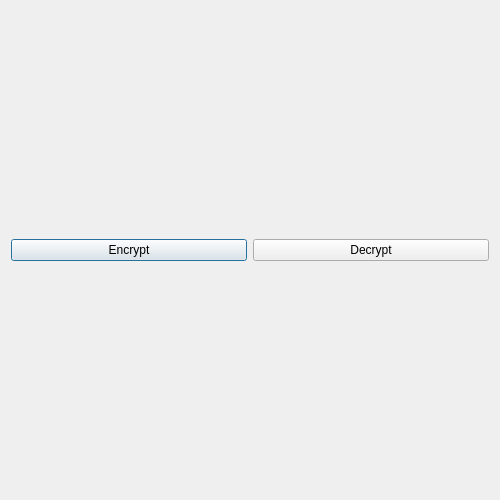
<?xml version="1.0" encoding="UTF-8"?>
<ui version="4.0">
 <class>SymEncWindow</class>
 <widget class="QDialog" name="SymEncWindow">
  <property name="geometry">
   <rect>
    <x>0</x>
    <y>0</y>
    <width>500</width>
    <height>500</height>
   </rect>
  </property>
  <property name="windowTitle">
   <string>Symmetric Encryption</string>
  </property>
  <layout class="QHBoxLayout" name="horizontalLayout">
   <item>
    <widget class="QPushButton" name="pushButton">
     <property name="text">
      <string>Encrypt</string>
     </property>
    </widget>
   </item>
   <item>
    <widget class="QPushButton" name="pushButton_2">
     <property name="text">
      <string>Decrypt</string>
     </property>
    </widget>
   </item>
  </layout>
 </widget>
 <resources/>
 <connections/>
</ui>
